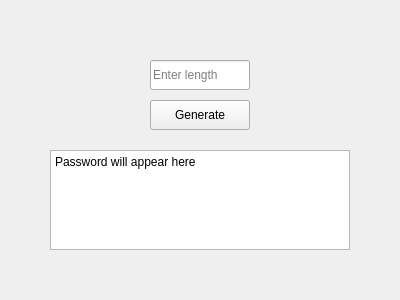
<?xml version="1.0" encoding="UTF-8"?>
<ui version="4.0">
 <class>MainWindow</class>
 <widget class="QMainWindow" name="MainWindow">
  <property name="geometry">
   <rect>
    <x>0</x>
    <y>0</y>
    <width>400</width>
    <height>300</height>
   </rect>
  </property>
  <property name="windowTitle">
   <string>Destiny Passwords</string>
  </property>
  <widget class="QWidget" name="centralwidget">
   <widget class="QPushButton" name="generateButton">
    <property name="geometry">
     <rect>
      <x>150</x>
      <y>100</y>
      <width>100</width>
      <height>30</height>
     </rect>
    </property>
    <property name="text">
     <string>Generate</string>
    </property>
   </widget>
   <widget class="QPlainTextEdit" name="outputTextEdit">
    <property name="geometry">
     <rect>
      <x>50</x>
      <y>150</y>
      <width>300</width>
      <height>100</height>
     </rect>
    </property>
    <property name="plainText">
     <string>Password will appear here</string>
    </property>
   </widget>
   <widget class="QLineEdit" name="lengthInput">
    <property name="geometry">
     <rect>
      <x>150</x>
      <y>60</y>
      <width>100</width>
      <height>30</height>
     </rect>
    </property>
    <property name="placeholderText">
     <string>Enter length</string>
    </property>
   </widget>
  </widget>
 </widget>
 <resources/>
 <connections/>
</ui>
